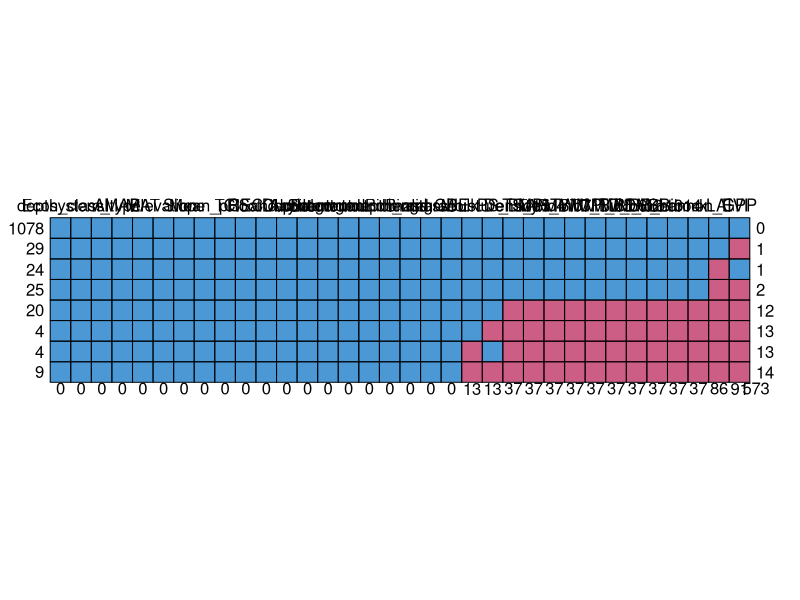
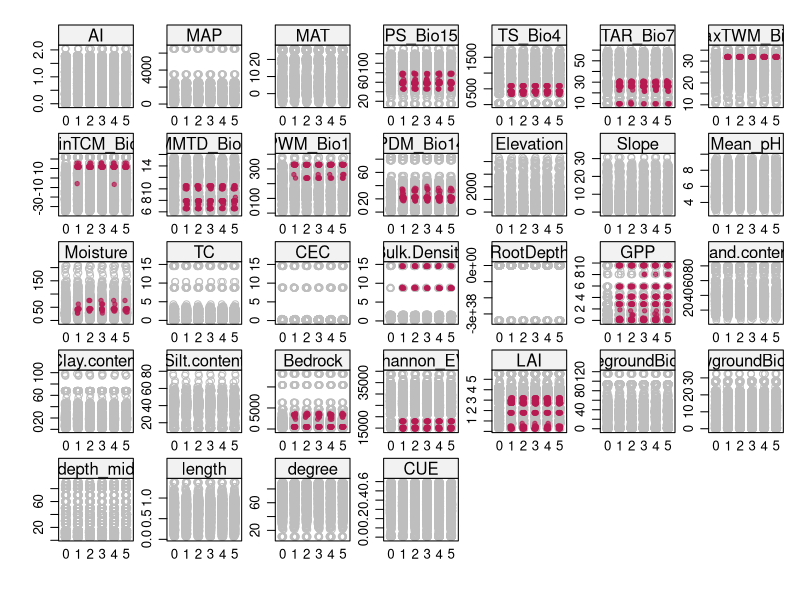
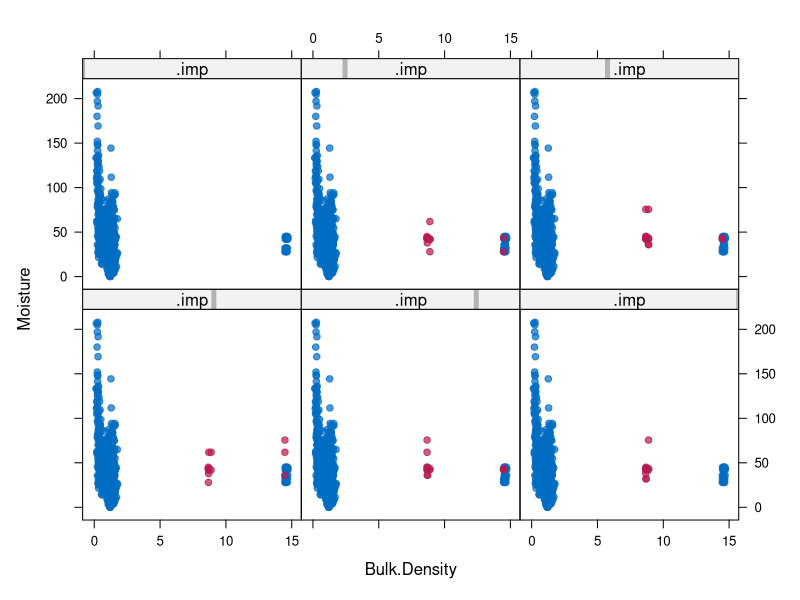

Recreate these plots in R, in order. (Note: this script raises an error after producing the figures.)
library(tidyverse)
# 多重填补法（pmm）进行缺失值插补 -------------------------------------------------------------------
library(lattice) #调入函数包
# library(nnet)
library(mice) #前三个包是mice的基础
## here is only consider topsoil and subsoil

col_types <- c("guess","guess","guess","text", rep("guess",185))
data <- readxl::read_xlsx("data_filter_1.xlsx", col_types = col_types, na=c("","NA")) #when you input data, you have change missing values to NA (this is necessary to mice necessary)

worksheet <- data %>%
  dplyr::select(Paper.ID,depth_class,Ecosystem_type,AI,MAP,MAT,PS_Bio15,TS_Bio4,TAR_Bio7,MaxTWM_Bio5,MinTCM_Bio6,MMTD_Bio2,PWM_Bio13,
                PDM_Bio14,Elevation,Slope,Mean_pH,Moisture,TC,CEC,Bulk.Density,
         RootDepth,GPP,Sand.content,Clay.content,Silt.content,Bedrock,Shannon_EVI,LAI,AbovegroundBiomass,BelowgroundBiomass,depth_mid,length,degree,CUE)

na_columns <- names(worksheet)[colSums(is.na(worksheet)) > 0]
print(na_columns)

worksheet$Paper.ID <- as.factor(worksheet$Paper.ID)
worksheet$depth_class <- as.factor(worksheet$depth_class)
worksheet$Ecosystem_type <- as.factor(worksheet$Ecosystem_type)

numeric_cols <- c("AI","MAP","MAT","PS_Bio15","TS_Bio4","TAR_Bio7","MaxTWM_Bio5","MinTCM_Bio6","MMTD_Bio2","PWM_Bio13",
                  "PDM_Bio14","Elevation","Slope","Mean_pH","Moisture","TC","CEC","Bulk.Density",
                  "RootDepth","GPP","Sand.content","Clay.content","Silt.content","Bedrock","Shannon_EVI","LAI",
                  "AbovegroundBiomass","BelowgroundBiomass","length","degree","depth_mid","CUE")

worksheet[numeric_cols] <- lapply(worksheet[numeric_cols], as.numeric)

worksheet <-dplyr::select(worksheet, c(2:35))

mice::md.pattern(worksheet)

#多重填补法
#m多重填补法的填补矩阵数，默认为5次；maxit最大迭代次数，默认5次；method, 填补用的方法,查看：help(mice)

imputed_Data <- mice(worksheet, m=5, maxit = 10, method = 'cart', seed = 500) #here i use cart becasue in my dataset, i have both factor and numeric

imputed_Data$imp#填补结果#填补结果pred
imputed_Data$predictorMatrix #which matrix used 

#分面板观察 (acatually i d not really know what this step is doing)
stripplot(imputed_Data, col=c("grey", mdc(2)), pch=c(1,20))
#任意2组变量插补后结果展示 (acatually i d not really know what this step is doing)
xyplot(imputed_Data, Moisture ~ Bulk.Density | .imp, pch=20, cex=1.2)

#this part is to find the suitable model in the fit
library(MASS)
completed1 <- complete(imputed_Data,1) #first you need to select first data set
step_model <- step(lm(CUE ~ ., data = completed1)) #then use step to find the model
formula(step_model) #this is to get what variables used in the model, then using these variables to fit
AIC(step_model)


#分析结果优化
##使用生成的填补的结果，应用统计模型，对每个完整的数据集进行评价。这里我们以多元线性回归模型作为评价填充值好坏的模型
##使用with()函数，对5组插补数据集进行多元线性回归分析模型，进行T检验，判断数据集中每个变量的有效性
# fit <- with(imputed_Data, lm(CUE ~ depth_class + Ecosystem_type + MAP + MAT + PS + Elevation + 
#                                Mean_pH + Moisture + TC + CEC + Bulk.Density + GPP + Sand.content + 
#                                Clay.content + LAI + AbovegroundBiomass + BelowgroundBiomass))
# summary(fit)
# 
# pooled_fit <- pool(fit) #this is to pool 5 different together
# summary(pooled_fit)
#对插补的结果，再进行R^2检验
pool.r.squared(fit)
#here is check whether is still has missing values or not
na_columns <- names(completed1)[colSums(is.na(completed1)) > 0]
print(na_columns)

write.csv(completed1, file = "Env_factors_cart.csv")
##end##



